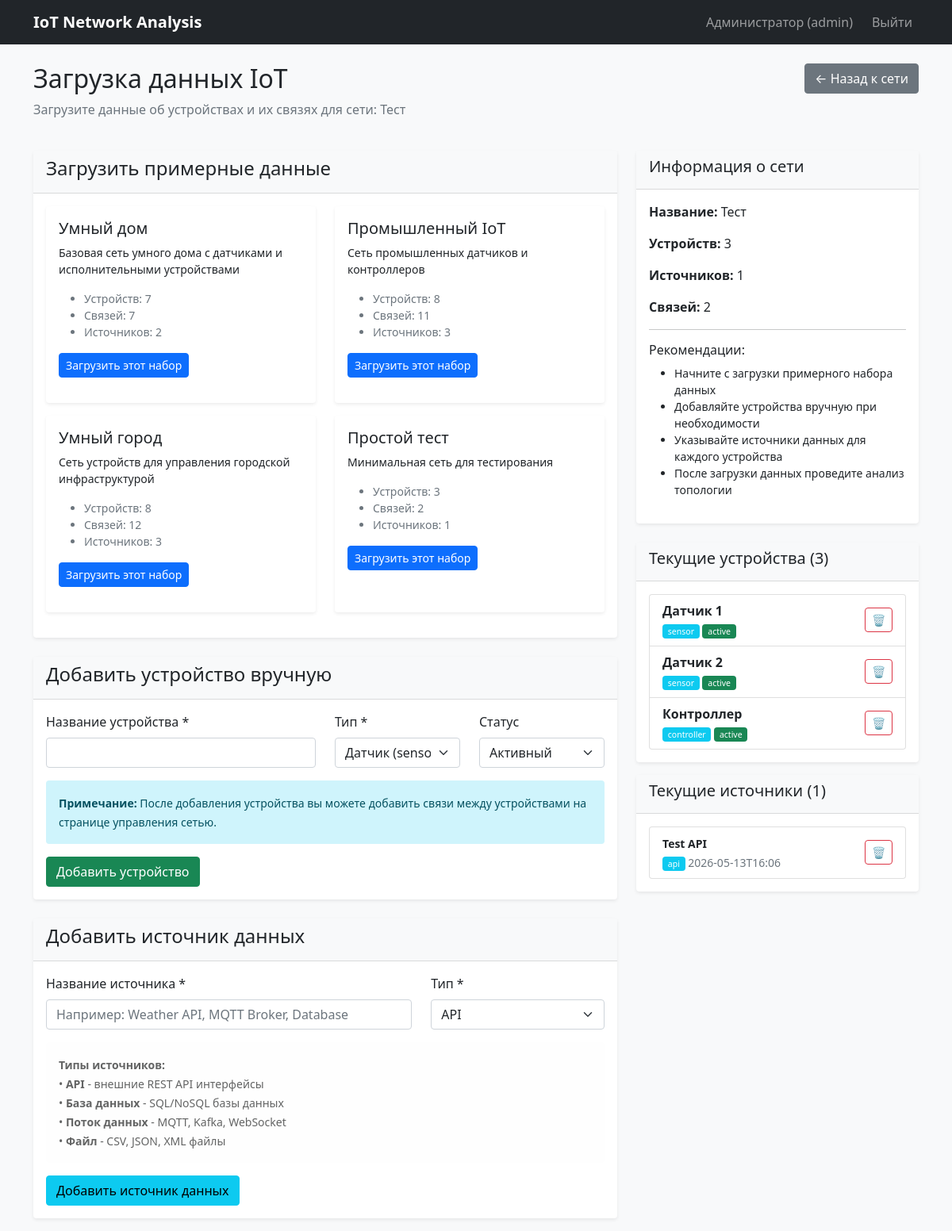
The page /load_data/1 (signed in) on the database its author committed.
### tables this page shows
CREATE TABLE iot_networks (
                id INTEGER PRIMARY KEY AUTOINCREMENT,
                description TEXT,
                network_name TEXT NOT NULL,
                created_at TEXT DEFAULT CURRENT_TIMESTAMP,
                user_id INTEGER,
                FOREIGN KEY (user_id) REFERENCES users (id)
            );

CREATE TABLE devices (
                id INTEGER PRIMARY KEY AUTOINCREMENT,
                device_name TEXT NOT NULL,
                status TEXT NOT NULL,
                type TEXT NOT NULL,
                network_id INTEGER NOT NULL,
                FOREIGN KEY (network_id) REFERENCES iot_networks (id)
            );

CREATE TABLE data_sources (
                id INTEGER PRIMARY KEY AUTOINCREMENT,
                datasource_name TEXT NOT NULL,
                last_update TEXT NOT NULL,
                type TEXT NOT NULL,
                network_id INTEGER NOT NULL,
                FOREIGN KEY (network_id) REFERENCES iot_networks (id)
            );

### app.py (the view, shortened to what this page needs)
@app.route('/load_data/<int:network_id>', methods=['GET', 'POST'])
def load_data(network_id):
    if 'user_id' not in session:
        return redirect(url_for('index'))
    network_info = iot_service.get_network_details(network_id)
    if not network_info or 'network' not in network_info or not network_info['network'] or 'id' not in network_info['network']:
        flash('Сеть не найдена', 'error')
        return redirect(url_for('dashboard'))
    datasets = iot_service.get_sample_datasets()
    if datasets is None:
        datasets = {}
    return render_template('load_data.html',
                         network_info=network_info,
                         datasets=datasets,
                         user_role=session.get('user_role'))

### app.py (called while the page is built)
@app.context_processor
def utility_processor():
    def now():
        return datetime.now()
    return dict(now=now)

### domain_models.py (called while the page is built)
    def has_issues(self) -> bool:
        return len(self.isolated_nodes) > 0 or len(self.redundant_links) > 0

### gateways.py (called while the page is built)
    def _clear(self):
        self.id = None
        self.device_name = None
        self.status = None
        self.type = None
        self.network_id = None

    def load(self, device_id: int) -> bool:
        self._clear()
        cursor = self.conn.cursor()
        cursor.execute('''
            SELECT id, device_name, status, type, network_id
            FROM devices
            WHERE id = ?
        ''', (device_id,))
        row = cursor.fetchone()
        if row:
            self.id, self.device_name, self.status, self.type, self.network_id = row
            return True
        return False

    def to_domain_model(self) -> Optional[Device]:
        if self.id is None:
            return None
        cursor = self.conn.cursor()
        cursor.execute('''
            SELECT connected_device_id
            FROM device_connections
            WHERE device_id = ?
        ''', (self.id,))
        connections = [row[0] for row in cursor.fetchall()]
        return Device(
            id=self.id,
            device_name=self.device_name,
            status=DeviceStatus(self.status),
            type=DeviceType(self.type),
            network_id=self.network_id,
            connections=connections
        )

    def find_by_network(self, network_id: int) -> List[DeviceGateway]:
        cursor = self.conn.cursor()
        cursor.execute('SELECT id FROM devices WHERE network_id = ? ORDER BY id', (network_id,))
        gateways = []
        for row in cursor.fetchall():
            gateway = DeviceGateway(self.conn)
            if gateway.load(row[0]):
                gateways.append(gateway)
        return gateways

    def load(self, network_id: int) -> bool:
        cursor = self.conn.cursor()
        cursor.execute('''
            SELECT id, description, network_name, user_id, created_at
            FROM iot_networks
            WHERE id = ?
        ''', (network_id,))
        row = cursor.fetchone()
        if row:
            self.id, self.description, self.network_name, self.user_id, self.created_at = row
            return True
        return False

### templates/load_data.html (shortened to what this page needs)
{% extends "layout.html" %}
{% block content %}
<div class="row mb-4">
    <div class="col">
        <h2>Загрузка данных IoT</h2>
        <p class="text-muted">Загрузите данные об устройствах и их связях для сети: {{ network_info.network.name }}</p>
    </div>
    <div class="col-auto">
        <a href="{{ url_for('network_details', network_id=network_info.network.id) }}"
           class="btn btn-secondary">
            ← Назад к сети
        </a>
    </div>
</div>
<div class="row">
    <div class="col-md-8">
        <div class="card mb-4">
            <div class="card-header">
                <h4>Загрузить примерные данные</h4>
            </div>
            <div class="card-body">
                <form method="POST" onsubmit="return confirm('Внимание! При загрузке нового набора данных все существующие устройства и источники в этой сети будут удалены. Продолжить?');">
                    <div class="row">
                        {% for dataset_key, dataset in datasets.items() %}
                        <div class="col-md-6 mb-3">
                            <div class="card h-100">
                                <div class="card-body">
                                    <h5 class="card-title">{{ dataset.name }}</h5>
                                    <p class="card-text small">{{ dataset.description }}</p>
                                    <ul class="small text-muted">
                                        <li>Устройств: {{ dataset.devices|length }}</li>
                                        <li>Связей: {{ dataset.connections|length }}</li>
                                        <li>Источников: {{ dataset.data_sources|length }}</li>
                                    </ul>
                                    <button type="submit" name="dataset" value="{{ dataset_key }}"
                                            class="btn btn-primary btn-sm">
                                        Загрузить этот набор
                                    </button>
                                </div>
                            </div>
                        </div>
                        {% endfor %}
                    </div>
                </form>
            </div>
        </div>
        <div class="card mb-4">
            <div class="card-header">
                <h4>Добавить устройство вручную</h4>
            </div>
            <div class="card-body">
                <form method="POST">
                    <div class="row">
                        <div class="col-md-6">
                            <div class="mb-3">
                                <label for="device_name" class="form-label">Название устройства *</label>
                                <input type="text" class="form-control" id="device_name" name="device_name" required>
                            </div>
                        </div>
                        <div class="col-md-3">
                            <div class="mb-3">
                                <label for="device_type" class="form-label">Тип *</label>
                                <select class="form-select" id="device_type" name="device_type" required>
                                    <option value="sensor">Датчик (sensor)</option>
                                </select>
                            </div>
                        </div>
                        <div class="col-md-3">
                            <div class="mb-3">
                                <label for="device_status" class="form-label">Статус</label>
                                <select class="form-select" id="device_status" name="device_status">
                                    <option value="active">Активный</option>
                                </select>
                            </div>
                        </div>
                    </div>
                    <div class="alert alert-info">
                        <small>
                            <strong>Примечание:</strong> После добавления устройства вы можете добавить связи между
                            устройствами на странице управления сетью.
                        </small>
                    </div>
                    <button type="submit" class="btn btn-success">
                        Добавить устройство
                    </button>
                </form>
            </div>
        </div>
        <div class="card">
            <div class="card-header">
                <h4>Добавить источник данных</h4>
            </div>
            <div class="card-body">
                <form method="POST">
                    <div class="row">
                        <div class="col-md-8">
                            <div class="mb-3">
                                <label for="source_name" class="form-label">Название источника *</label>
                                <input type="text" class="form-control" id="source_name" name="source_name"
                                       placeholder="Например: Weather API, MQTT Broker, Database" required>
                            </div>
                        </div>
                        <div class="col-md-4">
                            <div class="mb-3">
                                <label for="source_type" class="form-label">Тип *</label>
                                <select class="form-select" id="source_type" name="source_type" required>
                                    <option value="api">API</option>
                                </select>
                            </div>
                        </div>
                    </div>
                    <div class="alert alert-light">
                        <small>
                            <strong>Типы источников:</strong><br>
                            • <strong>API</strong> - внешние REST API интерфейсы<br>
                            • <strong>База данных</strong> - SQL/NoSQL базы данных<br>
                            • <strong>Поток данных</strong> - MQTT, Kafka, WebSocket<br>
                            • <strong>Файл</strong> - CSV, JSON, XML файлы
                        </small>
                    </div>
                    <button type="submit" class="btn btn-info">
                        Добавить источник данных
                    </button>
                </form>
            </div>
        </div>
    </div>
    <div class="col-md-4">
        <div class="card mb-4">
            <div class="card-header">
                <h5>Информация о сети</h5>
            </div>
            <div class="card-body">
                <p><strong>Название:</strong> {{ network_info.network.name }}</p>
                <p><strong>Устройств:</strong> {{ network_info.stats.total_devices }}</p>
                <p><strong>Источников:</strong> {{ network_info.stats.total_data_sources }}</p>
                <p><strong>Связей:</strong> {{ network_info.stats.total_connections }}</p>
                <hr>
                <h6>Рекомендации:</h6>
                <ul class="small">
                    <li>Начните с загрузки примерного набора данных</li>
                    <li>Добавляйте устройства вручную при необходимости</li>
                    <li>Указывайте источники данных для каждого устройства</li>
                    <li>После загрузки данных проведите анализ топологии</li>
                </ul>
            </div>
        </div>
        <div class="card">
            <div class="card-header">
                <h5>Текущие устройства ({{ network_info.devices|length }})</h5>
            </div>
            <div class="card-body" style="max-height: 300px; overflow-y: auto;">
                {% if network_info.devices %}
                    <div class="list-group">
                        {% for device in network_info.devices %}
                        <div class="list-group-item">
                            <div class="d-flex justify-content-between align-items-center">
                                <div>
                                    <strong>{{ device.name }}</strong>
                                    <br>
                                    <small class="text-muted">
                                        <span class="badge bg-info">{{ device.type }}</span>
                                        <span class="badge bg-{{ 'success' if device.status == 'active' else 'secondary' }}">
                                            {{ device.status }}
                                        </span>
                                    </small>
                                </div>
                                <div>
                                    <form method="POST" action="{{ url_for('manage_device', device_id=device.id) }}"
                                          class="d-inline" onsubmit="return confirm('Удалить устройство?');">
                                        <button type="submit" class="btn btn-sm btn-outline-danger">
                                            🗑️
                                        </button>
                                    </form>
                                </div>
                            </div>
                        </div>
                        {% endfor %}
                    </div>
                {% else %}
                    <p class="text-muted">Нет устройств</p>
                {% endif %}
            </div>
        </div>
        {% if network_info.data_sources %}
        <div class="card mt-3">
            <div class="card-header">
                <h5>Текущие источники ({{ network_info.data_sources|length }})</h5>
            </div>
            <div class="card-body" style="max-height: 200px; overflow-y: auto;">
                <div class="list-group">
                    {% for source in network_info.data_sources %}
                    <div class="list-group-item">
                        <div class="d-flex justify-content-between align-items-center">
                            <div>
                                <small><strong>{{ source.name }}</strong></small>
                                <br>
                                <small class="text-muted">
                                    <span class="badge bg-info">{{ source.type }}</span>
                                    {{ source.last_update[:16] }}
                                </small>
                            </div>
                            <div>
                                <form method="POST" action="{{ url_for('manage_source', source_id=source.id) }}"
                                      class="d-inline" onsubmit="return confirm('Удалить источник?');">
                                    <button type="submit" class="btn btn-sm btn-outline-danger">
                                        🗑️
                                    </button>
                                </form>
                            </div>
                        </div>
                    </div>
                    {% endfor %}
                </div>
            </div>
        </div>
        {% endif %}
    </div>
</div>
{% endblock %}

### static/css/style.css (style rules this page uses)
body { background-color: #f8f9fa; }
.card { box-shadow: 0 0.125rem 0.25rem rgba(0, 0, 0, 0.075); margin-bottom: 1rem; border: none; }
.card-header { background-color: #f8f9fa; border-bottom: 1px solid rgba(0, 0, 0, 0.125); }
.btn { border-radius: 0.25rem; }
.alert { border-radius: 0.25rem; border: none; }
.badge { font-weight: normal; }
.card { animation: fadeIn 0.3s ease-in; }

### rows shown on the page
iot_networks: network.name "Тест"
devices: name "Датчик 1", type "sensor", status "active"
devices: name "Датчик 2", type "sensor", status "active"
devices: name "Контроллер", type "controller", status "active"
data_sources: name "Test API", type "api", last_update "2026-05-13T16:06"

### other values the page prints
{{ session.user_name }} "Администратор"
{{ session.user_role }} "admin"
{{ dataset.name }} "Умный дом" "Промышленный IoT" "Умный город" "Простой тест"
{{ dataset.description }} "Базовая сеть умного дома с датчиками и исполнительными устройствами" "Сеть промышленных датчиков и контроллеров" "Сеть устройств для управления городской инфраструктурой" "Минимальная сеть для тестирования"
{{ dataset.devices|length }} "7" "8" "8" "3"
{{ dataset.connections|length }} "7" "11" "12" "2"
{{ dataset.data_sources|length }} "2" "3" "3" "1"
{{ network_info.stats.total_devices }} "3"
{{ network_info.stats.total_data_sources }} "1"
{{ network_info.stats.total_connections }} "2"
{{ network_info.devices|length }} "3"
{{ network_info.data_sources|length }} "1"
